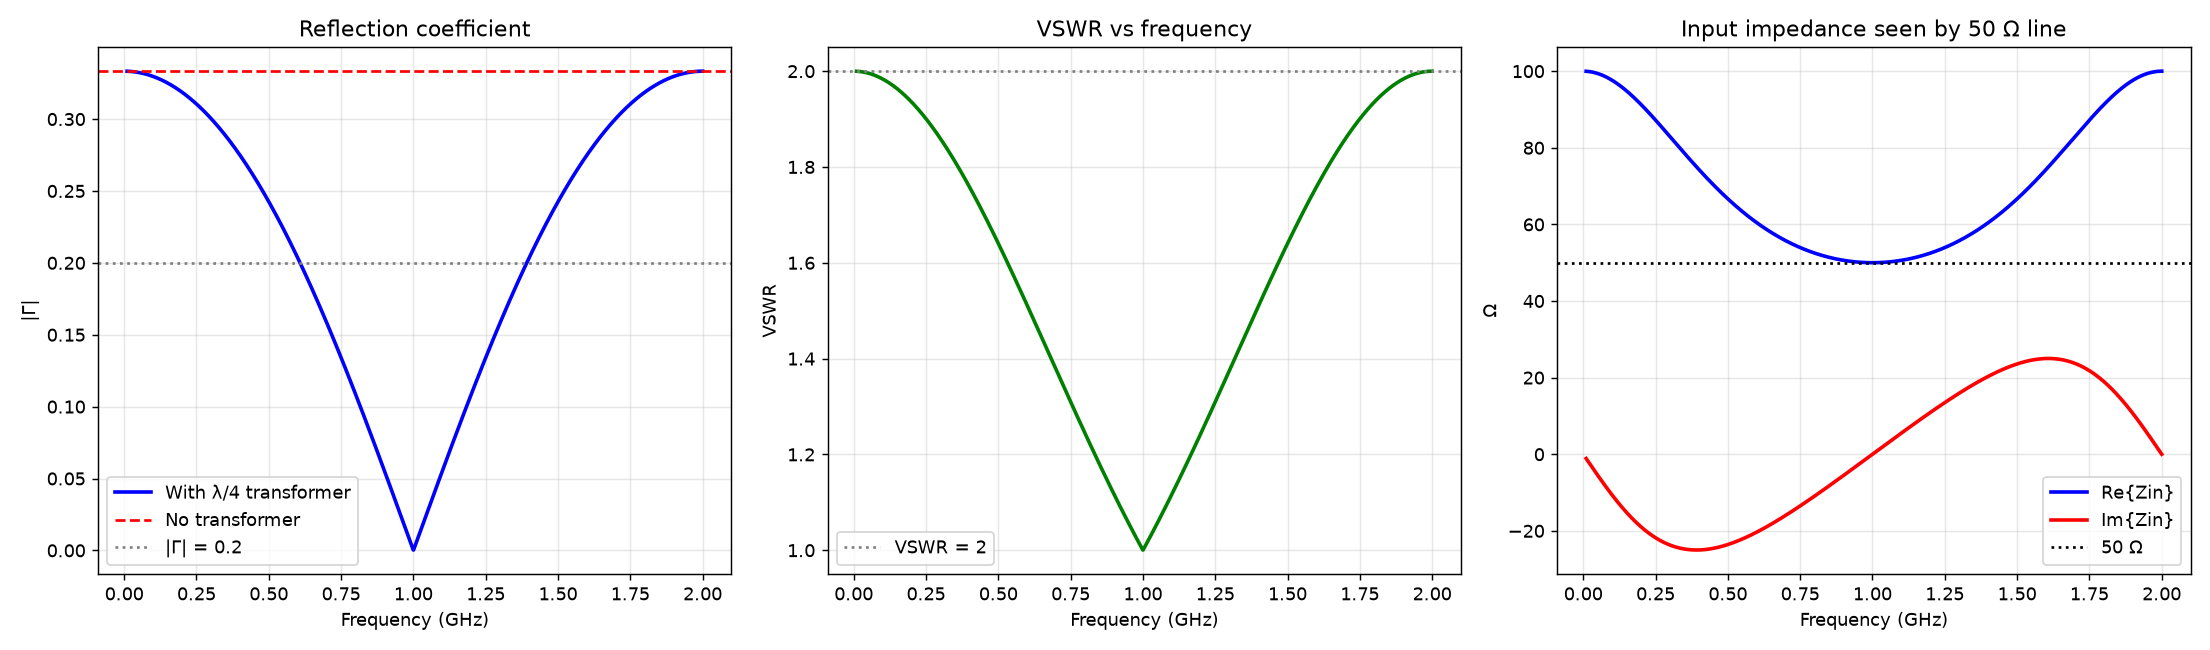

This chart was generated by the following Python code:
"""
Simulation 4 - Quarter-wave transformer matching a 50 ohm line to a 100 ohm load.

Z_T = sqrt(Z0 * ZL); section is lambda/4 long at the design frequency f0 = 1 GHz.
Zin(f) = Z_T (ZL + j Z_T tan(beta l)) / (Z_T + j ZL tan(beta l)),  beta l = (pi/2)(f/f0)
Run:  python sim4_quarter_wave.py
"""
import numpy as np
import matplotlib
matplotlib.use("Agg")
import matplotlib.pyplot as plt

Z0, ZL, f0 = 50.0, 100.0, 1e9
ZT = np.sqrt(Z0 * ZL)


def gamma_in(f):
    t = np.tan(np.pi / 2 * f / f0)
    Zin = ZT * (ZL + 1j * ZT * t) / (ZT + 1j * ZL * t)
    return Zin, (Zin - Z0) / (Zin + Z0)


def main():
    print("=" * 66)
    print("SIMULATION 4: Quarter-wave transformer (50 ohm line -> 100 ohm load)")
    print("=" * 66)
    print(f"Required transformer impedance Z_T = sqrt(50 x 100) = {ZT:.3f} ohm")
    print(f"Section length = lambda/4 = {3e8/f0/4*100:.2f} cm at f0 = 1 GHz (air)")
    g_un = (ZL - Z0) / (ZL + Z0)
    print(f"Without transformer: |Gamma| = {abs(g_un):.4f}, VSWR = {(1+abs(g_un))/(1-abs(g_un)):.3f},"
          f" return loss = {-20*np.log10(abs(g_un)):.2f} dB\n")

    print(f"{'f (GHz)':>8} {'Zin (ohm)':>22} {'|Gamma|':>9} {'VSWR':>7} {'RL (dB)':>8}")
    for f in [0.5, 0.7, 0.8, 0.9, 1.0, 1.1, 1.2, 1.3, 1.5]:
        Zin, g = gamma_in(f * 1e9)
        rl = f"{-20 * np.log10(abs(g)):8.2f}" if abs(g) > 1e-9 else "     inf"
        print(f"{f:8.2f} {Zin.real:10.2f}{Zin.imag:+10.2f}j {abs(g):9.4f} {(1+abs(g))/(1-abs(g)):7.3f} {rl}")

    f = np.linspace(0.01, 2, 2000) * 1e9
    Zin, g = gamma_in(f)
    mag = np.abs(g)
    vswr = (1 + mag) / (1 - mag)
    for lim, name in [(0.1, "|Gamma| < 0.1"), (0.2, "|Gamma| < 0.2")]:
        band = f[mag < lim]
        print(f"Bandwidth for {name}: {band.min()/1e9:.3f}-{band.max()/1e9:.3f} GHz"
              f" ({(band.max()-band.min())/f0*100:.1f}% fractional)")
    print("Perfect match (|Gamma| = 0) at 1 GHz and odd multiples; mismatch returns at 0 and 2 GHz.")

    fig, axes = plt.subplots(1, 3, figsize=(17, 5))
    ax = axes[0]
    ax.plot(f / 1e9, mag, "b", lw=2, label="With λ/4 transformer")
    ax.axhline(abs(g_un), color="r", ls="--", label="No transformer")
    ax.axhline(0.2, color="gray", ls=":", label="|Γ| = 0.2")
    ax.set_xlabel("Frequency (GHz)"); ax.set_ylabel("|Γ|"); ax.set_title("Reflection coefficient")
    ax.grid(alpha=0.3); ax.legend()

    ax = axes[1]
    ax.plot(f / 1e9, np.minimum(vswr, 5), "g", lw=2)
    ax.axhline(2, color="gray", ls=":", label="VSWR = 2")
    ax.set_xlabel("Frequency (GHz)"); ax.set_ylabel("VSWR"); ax.set_title("VSWR vs frequency")
    ax.grid(alpha=0.3); ax.legend()

    ax = axes[2]
    ax.plot(f / 1e9, Zin.real, "b", lw=2, label="Re{Zin}")
    ax.plot(f / 1e9, Zin.imag, "r", lw=2, label="Im{Zin}")
    ax.axhline(50, color="k", ls=":", label="50 Ω")
    ax.set_xlabel("Frequency (GHz)"); ax.set_ylabel("Ω"); ax.set_title("Input impedance seen by 50 Ω line")
    ax.grid(alpha=0.3); ax.legend()
    plt.tight_layout()
    plt.savefig("sim4_quarter_wave.png", dpi=130)
    print("Plot saved: sim4_quarter_wave.png")


if __name__ == "__main__":
    main()
